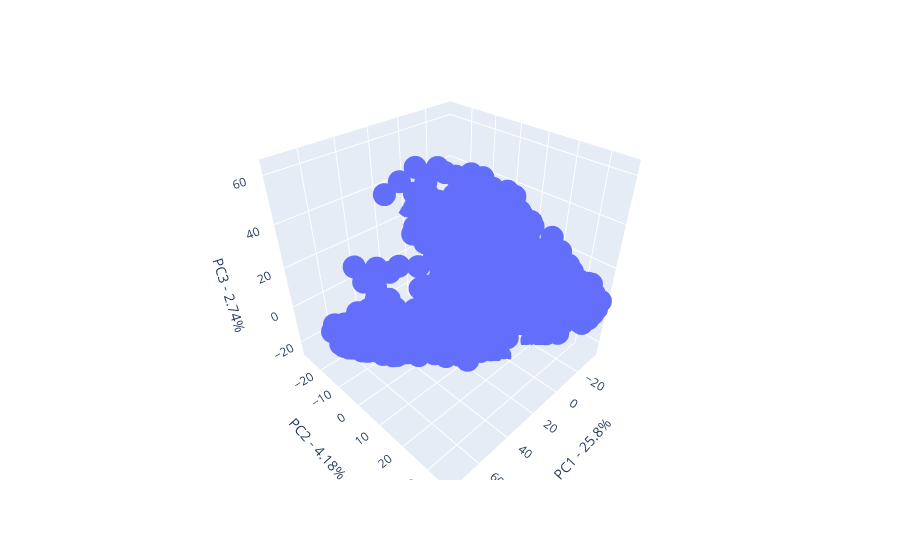

The code cell stored with this chart in its notebook:
### Markdown cell above
# Interactive 3D Plot

### Code cell
import plotly.express as px

# Create a DataFrame for the 3D PCA result
df_3d = pd.DataFrame(data_3d, columns=['PC1', 'PC2', 'PC3'])

# Create the 3D plot
fig = px.scatter_3d(df_3d, x='PC1', y='PC2', z='PC3')

# Customize the axes labels
fig.update_layout(scene=dict(
                    xaxis=dict(range=[df_3d['PC1'].min(), df_3d['PC1'].max()]),
                    yaxis=dict(range=[df_3d['PC2'].min(), df_3d['PC2'].max()]),
                    zaxis=dict(range=[df_3d['PC3'].min(), df_3d['PC3'].max()]),
                    aspectmode='cube',
                    xaxis_title='PC1 - {0}%'.format(round(pca_3.explained_variance_ratio_[0]*100, 2)),
                    yaxis_title='PC2 - {0}%'.format(round(pca_3.explained_variance_ratio_[1]*100, 2)),
                    zaxis_title='PC3 - {0}%'.format(round(pca_3.explained_variance_ratio_[2]*100, 2))
))

fig.show()

### Figure 1 — Plotly figure (JSON) as saved in the notebook; plotly's stock layout.template omitted (floating-point values rounded to 4 significant figures; data arrays with more than 128 entries replaced by an {"elided": "..."} marker saying what was removed)
{"data": [{"hovertemplate": "PC1=%{x}<br>PC2=%{y}<br>PC3=%{z}<extra></extra>", "legendgroup": "", "marker": {"color": "#636efa", "symbol": "circle"}, "mode": "markers", "name": "", "scene": "scene", "showlegend": false, "type": "scatter3d", "x": {"elided": "3384 float values"}, "y": {"elided": "3384 float values"}, "z": {"elided": "3384 float values"}}], "layout": {"legend": {"tracegroupgap": 0}, "margin": {"t": 60}, "scene": {"aspectmode": "cube", "domain": {"x": [0, 1], "y": [0, 1]}, "xaxis": {"range": [-38.92, 78.75], "title": {"text": "PC1 - 25.8%"}}, "yaxis": {"range": [-29.94, 38.2], "title": {"text": "PC2 - 4.18%"}}, "zaxis": {"range": [-27.64, 65.93], "title": {"text": "PC3 - 2.74%"}}}}}
